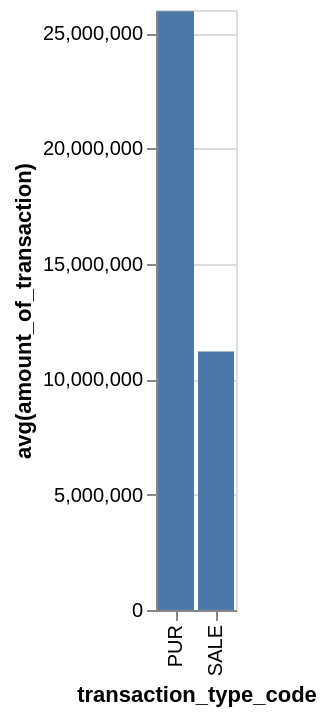

Vega-Lite specification for this chart:
### Vega-Lite specification from a JSON file in a GitHub repository (floating-point values rounded to 4 significant figures)
{"data": {"values": [{"x_data": "PUR", "y_data": 25950000.0}, {"x_data": "SALE", "y_data": 11200000.0}]}, "mark": "bar", "encoding": {"x": {"field": "x_data", "type": "nominal", "title": "transaction_type_code", "sort": {"op": "sum", "field": "y_data", "order": "descending"}}, "y": {"field": "y_data", "type": "quantitative", "title": "avg(amount_of_transaction)"}}}
